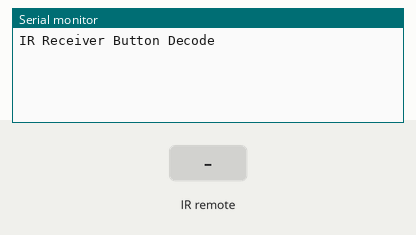
This sketch was run on a simulated Arduino Uno, built with avr-gcc and run on an emulated ATmega328P. Parts: the last lines printed to the serial monitor. The inputs (shaded band) are chosen by the test bench.

Above: at 1.2 s.
1.3 s: infrared code 0xFF18E7 received
At 1.9 s:
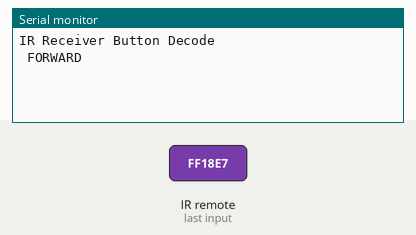
2.8 s: infrared code 0xFF10EF received
At 4.0 s:
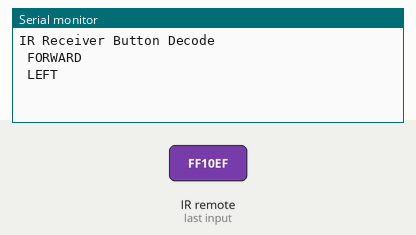
4.3 s: infrared code 0xFF38C7 received
At 5.3 s:
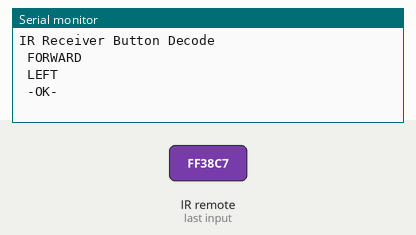
5.8 s: infrared code 0xFF5AA5 received
At 6.5 s:
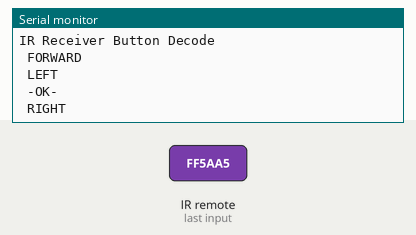
7.3 s: infrared code 0xFF4AB5 received
At 7.6 s:
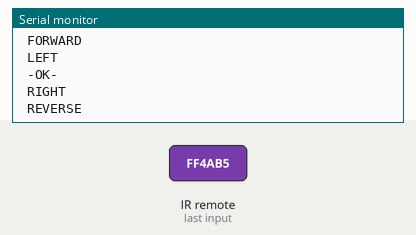
8.8 s: infrared code 0xFFA25D received
At 10.0 s:
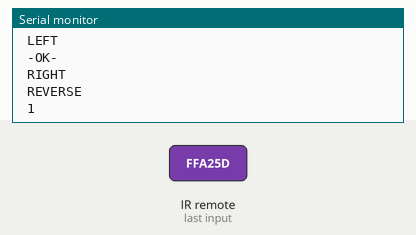

The sketch:

IR_Codes.ino
```cpp
#include "IRremote.h"

int receiver = 11; // Signal Pin of IR receiver to Arduino Digital Pin 11

/*-----( Declare objects )-----*/
IRrecv irrecv(receiver);     // create instance of 'irrecv'
decode_results results;      // create instance of 'decode_results'


void setup()   /*----( SETUP: RUNS ONCE )----*/
{
  Serial.begin(9600);
  Serial.println("IR Receiver Button Decode");
  irrecv.enableIRIn(); // Start the receiver

}/*--(end setup )---*/


void loop()   /*----( LOOP: RUNS CONSTANTLY )----*/
{
  if (irrecv.decode(&results)) // have we received an IR signal?

  {
    translateIR();
    irrecv.resume(); // receive the next value
  }
}/* --(end main loop )-- */

/*-----( Function )-----*/
void translateIR() // takes action based on IR code received

// describing Remote IR codes

{

  switch(results.value)

  {

  case 0xFF18E7: Serial.println(" FORWARD"); break;
  case 0xFF10EF: Serial.println(" LEFT");    break;
  case 0xFF38C7: Serial.println(" -OK-");    break;
  case 0xFF5AA5: Serial.println(" RIGHT");   break;
  case 0xFF4AB5: Serial.println(" REVERSE"); break;
  case 0xFFA25D: Serial.println(" 1");    break;
  case 0xFF629D: Serial.println(" 2");    break;
  case 0xFFE21D: Serial.println(" 3");    break;
  case 0xFF22DD: Serial.println(" 4");    break;
  case 0xFF02FD: Serial.println(" 5");    break;
  case 0xFFC23D: Serial.println(" 6");    break;
  case 0xFFE01F: Serial.println(" 7");    break;
  case 0xFFA857: Serial.println(" 8");    break;
  case 0xFF906F: Serial.println(" 9");    break;
  case 0xFF6897: Serial.println(" *");    break;
  case 0xFF9867: Serial.println(" 0");    break;
  case 0xFFB04F: Serial.println(" #");    break;
  case 0xFFFFFFFF: Serial.println(" REPEAT");break;

  default:
    Serial.println(" other button   ");

  }// End Case

  delay(500); // Do not get immediate repeat


}
```

Measured:
- after the input at 1.3 s, the serial monitor: prints a new line at once (image 1)
- after the input at 2.8 s, the serial monitor: prints a new line at once (image 2)
- after the input at 4.3 s, the serial monitor: prints a new line at once (image 3)
- after the input at 5.8 s, the serial monitor: prints a new line at once (image 4)
- after the input at 7.3 s, the serial monitor: prints a new line at once (image 5)
- after the input at 8.8 s, the serial monitor: prints a new line at once (image 6)
